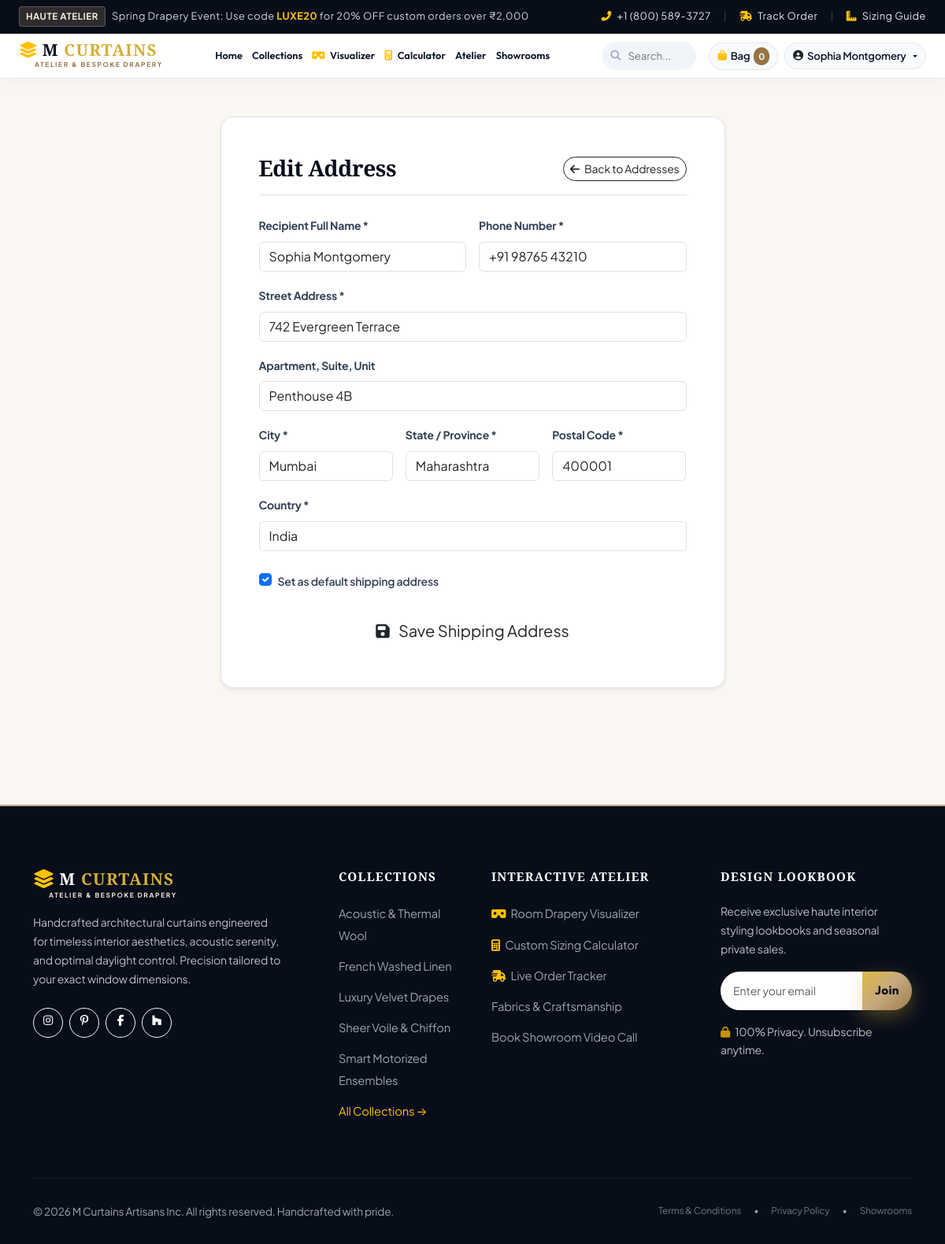
/accounts/addresses/1/edit/ (signed in), run on the app's committed database.
### apps/user_app/models.py (models this page shows, shortened)
class ShippingAddress(models.Model):
    user = models.ForeignKey(User, on_delete=models.CASCADE, related_name='addresses')
    recipient_name = models.CharField(max_length=100)
    phone_number = models.CharField(max_length=20)
    street_address = models.CharField(max_length=255)
    apartment_suite = models.CharField(max_length=255, blank=True)
    city = models.CharField(max_length=100)
    state = models.CharField(max_length=100)
    postal_code = models.CharField(max_length=20)
    country = models.CharField(max_length=100, default='India')
    is_default = models.BooleanField(default=False)
    created_at = models.DateTimeField(auto_now_add=True)
    class Meta:
        verbose_name_plural = 'Shipping Addresses'
        ordering = ['-is_default', '-created_at']

class Category(models.Model):
    name = models.CharField(max_length=100, unique=True)
    slug = models.SlugField(max_length=120, unique=True, blank=True)
    description = models.TextField(blank=True)
    image = models.FileField(upload_to='categories/', blank=True, null=True)
    image_url = models.URLField(max_length=500, blank=True, help_text="Direct URL fallback for category banner")
    is_featured = models.BooleanField(default=False)
    created_at = models.DateTimeField(auto_now_add=True)
    class Meta:
        verbose_name_plural = 'Categories'
        ordering = ['name']

### apps/user_app/views.py (the view)
# urls.py: path('accounts/addresses/<int:address_id>/edit/', views.address_edit_view, name='address_edit'),
@login_required
def address_edit_view(request, address_id):
    address = get_object_or_404(ShippingAddress, id=address_id, user=request.user)
    if request.method == 'POST':
        form = ShippingAddressForm(request.POST, instance=address)
        if form.is_valid():
            form.save()
            messages.success(request, "Address updated successfully!")
            return redirect('user_app:address_list')
    else:
        form = ShippingAddressForm(instance=address)
    return render(request, 'accounts/address_form.html', {'form': form, 'title': 'Edit Address', 'address': address})

### apps/user_app/cart.py (called while the page is built)
    def __len__(self):
        return sum(item['quantity'] for item in self.cart.values())

### apps/user_app/context_processors.py (called while the page is built)
def categories_processor(request):
    return {
        'nav_categories': Category.objects.all()[:8],
    }

def cart_processor(request):
    cart = Cart(request)
    return {
        'cart': cart,
        'cart_total_items': len(cart),
    }

### templates/accounts/address_form.html (shortened to what this page needs)
{% extends 'base.html' %}
{% load static %}
{% block content %}
<div class="container py-5">
  <div class="row justify-content-center">
    <div class="col-lg-7">
      <div class="bg-white p-4 p-md-5 rounded-4 border shadow-sm">
        <div class="d-flex justify-content-between align-items-center mb-4 pb-3 border-bottom">
          <h3 class="fw-bold font-serif mb-0">{{ title }}</h3>
          <a href="{% url 'accounts:address_list' %}" class="btn btn-sm btn-outline-dark rounded-pill">
            <i class="fas fa-arrow-left me-1"></i> Back to Addresses
          </a>
        </div>
        <form method="POST">
          <div class="row g-3">
            <div class="col-md-6">
              <label class="form-label small fw-bold">Recipient Full Name *</label>
              {{ form.recipient_name }}
            </div>
            <div class="col-md-6">
              <label class="form-label small fw-bold">Phone Number *</label>
              {{ form.phone_number }}
            </div>
            <div class="col-12">
              <label class="form-label small fw-bold">Street Address *</label>
              {{ form.street_address }}
            </div>
            <div class="col-12">
              <label class="form-label small fw-bold">Apartment, Suite, Unit</label>
              {{ form.apartment_suite }}
            </div>
            <div class="col-md-4">
              <label class="form-label small fw-bold">City *</label>
              {{ form.city }}
            </div>
            <div class="col-md-4">
              <label class="form-label small fw-bold">State / Province *</label>
              {{ form.state }}
            </div>
            <div class="col-md-4">
              <label class="form-label small fw-bold">Postal Code *</label>
              {{ form.postal_code }}
            </div>
            <div class="col-12">
              <label class="form-label small fw-bold">Country *</label>
              {{ form.country }}
            </div>
            <div class="col-12">
              <div class="form-check mt-2">
                {{ form.is_default }}
                <label class="form-check-label small fw-semibold" for="{{ form.is_default.id_for_label }}">
                  Set as default shipping address
                </label>
              </div>
            </div>
            <div class="col-12 mt-4">
              <button type="submit" class="btn btn-gold btn-lg w-100">
                <i class="fas fa-save me-2"></i> Save Shipping Address
              </button>
            </div>
          </div>
        </form>
      </div>
    </div>
  </div>
</div>
{% endblock %}

### templates/base.html (shortened to what this page needs)
{% load static %}
<!DOCTYPE html>
<html lang="en">
<head>
  <link rel="stylesheet" href="https://cdnjs.cloudflare.com/ajax/libs/font-awesome/6.5.1/css/all.min.css">
  <link href="https://cdn.jsdelivr.net/npm/bootstrap@5.3.3/dist/css/bootstrap.min.css" rel="stylesheet">
  <link rel="stylesheet" href="{% static 'css/main.css' %}">
</head>
<body>
  <div class="top-bar">
    <div class="container-fluid px-3 px-xxl-5 px-xl-4 d-flex justify-content-between align-items-center">
      <div class="d-flex align-items-center gap-2">
        <span class="top-bar-badge d-none d-md-inline-block">HAUTE ATELIER</span>
        <span>
          Spring Drapery Event: Use code <strong class="text-warning">LUXE20</strong> for 20% OFF custom orders over ₹2,000
        </span>
      </div>
      <div class="d-flex align-items-center gap-3">
        <a href="tel:+18005893727" class="d-none d-lg-inline-block"><i class="fas fa-phone-alt me-1 text-warning"></i> +1 (800) 589-3727</a>
        <span class="opacity-25 d-none d-lg-inline-block">|</span>
        <a href="{% url 'orders:track_order' %}"><i class="fas fa-shipping-fast me-1 text-warning"></i> Track Order</a>
        <span class="opacity-25">|</span>
        <a href="{% url 'core:measurement_guide' %}"><i class="fas fa-ruler-combined me-1 text-warning"></i> Sizing Guide</a>
      </div>
    </div>
  </div>
  <header class="sticky-top">
    <nav class="navbar navbar-expand-xl luxe-navbar">
      <div class="container-fluid px-2 px-sm-3 px-xl-4 px-xxl-5">
        <a class="brand-logo-container" href="{% url 'core:home' %}">
          <div class="brand-logo-title">
            <i class="fas fa-layer-group text-warning"></i>
            <span>M <span class="gold-accent">CURTAINS</span></span>
          </div>
          <div class="brand-logo-subtitle">Atelier & Bespoke Drapery</div>
        </a>
        <div class="collapse navbar-collapse" id="navbarMain">
          <ul class="navbar-nav mx-auto mb-2 mb-xl-0 align-items-xl-center">
            <li class="nav-item">
              <a class="nav-link nav-link-luxe {% if request.resolver_match.url_name == 'home' %}active{% endif %}" href="{% url 'core:home' %}">Home</a>
            </li>
            <li class="nav-item dropdown position-static">
              <a class="nav-link nav-link-luxe dropdown-toggle" href="#" role="button" data-bs-toggle="dropdown" aria-expanded="false">
                Collections
              </a>
            </li>
            <li class="nav-item">
              <a class="nav-link nav-link-luxe {% if request.resolver_match.url_name == 'room_visualizer' %}active{% endif %}" href="{% url 'core:room_visualizer' %}">
                <i class="fas fa-vr-cardboard text-warning me-1"></i> Visualizer
              </a>
            </li>
            <li class="nav-item">
              <a class="nav-link nav-link-luxe {% if request.resolver_match.url_name == 'measurement_guide' %}active{% endif %}" href="{% url 'core:measurement_guide' %}">
                <i class="fas fa-calculator text-warning me-1"></i> Calculator
              </a>
            </li>
            <li class="nav-item">
              <a class="nav-link nav-link-luxe {% if request.resolver_match.url_name == 'about' %}active{% endif %}" href="{% url 'core:about' %}">Atelier</a>
            </li>
            <li class="nav-item">
              <a class="nav-link nav-link-luxe {% if request.resolver_match.url_name == 'contact' %}active{% endif %}" href="{% url 'core:contact' %}">Showrooms</a>
            </li>
          </ul>
          <div class="navbar-search-wrapper me-2 d-none d-lg-block">
            <input type="text" class="navbar-search-input" id="navbarSearchInput" placeholder="Search...">
          </div>
          <div class="d-flex align-items-center gap-2 flex-shrink-0 ms-auto ms-xl-2">
            <a href="{% url 'cart:cart_detail' %}" class="nav-action-pill" title="Shopping Bag">
              <i class="fas fa-shopping-bag text-warning"></i>
              <span>Bag</span>
              <span class="nav-cart-badge" id="cartCountBadge">{{ cart_total_items|default:"0" }}</span>
            </a>
            {% if user.is_authenticated %}
              <div class="dropdown flex-shrink-0">
                <a href="#" class="nav-action-pill dropdown-toggle no-caret" data-bs-toggle="dropdown" title="Client Account: {{ user.get_full_name|default:user.username }}">
                  <i class="fas fa-user-circle text-dark"></i>
                  <span class="user-display-name">{{ user.get_full_name|default:user.first_name|default:user.username }}</span>
                </a>
              </div>
            {% endif %}
          </div>
        </div>
      </div>
    </nav>
  </header>
  <main>
    {% block content %}{% endblock %}
  </main>
  <footer class="luxe-footer">
    <div class="container">
      <div class="row g-5">
        <div class="col-lg-4 col-md-6">
          <a class="brand-logo-container text-white mb-3" href="{% url 'core:home' %}">
            <div class="brand-logo-title text-white">
              <i class="fas fa-layer-group text-warning fs-4"></i>
              <span>M <span class="gold-accent">CURTAINS</span></span>
            </div>
            <div class="brand-logo-subtitle" style="color: var(--gold-light);">Atelier & Bespoke Drapery</div>
          </a>
          <p class="small text-light opacity-75 pe-lg-4">
            Handcrafted architectural curtains engineered for timeless interior aesthetics, acoustic serenity, and optimal daylight control. Precision tailored to your exact window dimensions.
          </p>
          <div class="d-flex gap-2 mt-4">
            <a href="#" class="btn btn-sm btn-outline-light rounded-circle" style="width: 38px; height: 38px;"><i class="fab fa-instagram"></i></a>
            <a href="#" class="btn btn-sm btn-outline-light rounded-circle" style="width: 38px; height: 38px;"><i class="fab fa-pinterest-p"></i></a>
            <a href="#" class="btn btn-sm btn-outline-light rounded-circle" style="width: 38px; height: 38px;"><i class="fab fa-facebook-f"></i></a>
            <a href="#" class="btn btn-sm btn-outline-light rounded-circle" style="width: 38px; height: 38px;"><i class="fab fa-houzz"></i></a>
          </div>
        </div>
        <div class="col-lg-2 col-md-6 col-6">
          <h5 class="footer-title">Collections</h5>
          <ul class="footer-links">
            {% for cat in nav_categories|slice:":5" %}
              <li><a href="{% url 'products:category_detail' slug=cat.slug %}">{{ cat.name }}</a></li>
            {% endfor %}
            <li><a href="{% url 'products:product_list' %}" class="text-warning">All Collections &rarr;</a></li>
          </ul>
        </div>
        <div class="col-lg-3 col-md-6 col-6">
          <h5 class="footer-title">Interactive Atelier</h5>
          <ul class="footer-links">
            <li><a href="{% url 'core:room_visualizer' %}"><i class="fas fa-vr-cardboard text-warning me-1"></i> Room Drapery Visualizer</a></li>
            <li><a href="{% url 'core:measurement_guide' %}"><i class="fas fa-calculator text-warning me-1"></i> Custom Sizing Calculator</a></li>
            <li><a href="{% url 'orders:track_order' %}"><i class="fas fa-shipping-fast text-warning me-1"></i> Live Order Tracker</a></li>
            <li><a href="{% url 'core:about' %}">Fabrics & Craftsmanship</a></li>
            <li><a href="{% url 'core:contact' %}">Book Showroom Video Call</a></li>
          </ul>
        </div>
        <div class="col-lg-3 col-md-6">
          <h5 class="footer-title">Design Lookbook</h5>
          <p class="small text-light opacity-75">Receive exclusive haute interior styling lookbooks and seasonal private sales.</p>
          <form class="mt-3" onsubmit="event.preventDefault(); alert('Thank you for subscribing to the M Curtains lookbook!');">
            <div class="input-group">
              <input type="email" class="form-control form-control-sm border-0 rounded-start-pill ps-3" placeholder="Enter your email" required>
              <button class="btn btn-luxe-gold btn-sm rounded-end-pill px-3" type="submit">Join</button>
            </div>
          </form>
          <div class="mt-3 small text-light opacity-75">
            <i class="fas fa-lock text-warning me-1"></i> 100% Privacy. Unsubscribe anytime.
          </div>
        </div>
      </div>
      <div class="footer-bottom d-flex flex-column flex-md-row justify-content-between align-items-center gap-2">
        <div>
          &copy; 2026 M Curtains Artisans Inc. All rights reserved. Handcrafted with pride.
        </div>
        <div class="d-flex gap-3 small">
          <a href="{% url 'core:about' %}" class="text-secondary text-decoration-none">Terms & Conditions</a>
          <span>•</span>
          <a href="{% url 'core:about' %}" class="text-secondary text-decoration-none">Privacy Policy</a>
          <span>•</span>
          <a href="{% url 'core:contact' %}" class="text-secondary text-decoration-none">Showrooms</a>
        </div>
      </div>
    </div>
  </footer>
</body>
</html>

### data on the page
ShippingAddress: recipient_name "Sophia Montgomery", phone_number "+91 98765 43210", street_address "742 Evergreen Terrace", apartment_suite "Penthouse 4B", city "Mumbai", state "Maharashtra", postal_code "400001", country "India", is_default "☑"
Category: name "Acoustic & Thermal Wool"
Category: name "French Washed Linen"
Category: name "Luxury Velvet Drapes"
Category: name "Sheer Voile & Chiffon"
Category: name "Smart Motorized Ensembles"

### other printed values
{{ cart_total_items|default:"0" }} "0"
{{ user.get_full_name|default:user.first_name|default:user.username }} "Sophia Montgomery"
{{ title }} "Edit Address"
